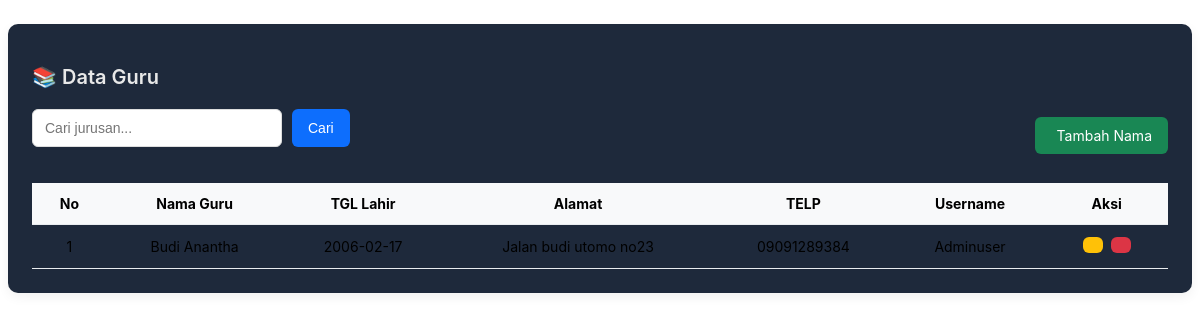
Screenshot of /admin/guru/guru.php with the database file from the repository.
### tables this page shows
CREATE TABLE `guru` (
  `id_guru` int NOT NULL,
  `nama_guru` varchar(100) NOT NULL,
  `tgl_lahir` date NOT NULL,
  `almat` text NOT NULL,
  `telp` varchar(15) NOT NULL,
  `username` varchar(20) NOT NULL,
  `password` varchar(35) NOT NULL
);

### admin/guru/guru.php (the view, shortened to what this page needs)
<?php
include("koneksi.php");
$cari = "";
if (isset($_GET['cari']) && $_GET['cari'] != "") {
    $cari = $_GET['cari'];
    $result = mysqli_query($koneksi, "SELECT * FROM guru
                                      WHERE nama_guru LIKE '%$cari%'
                                         OR username LIKE '%$cari%'
                                      ORDER BY id_guru DESC");
} else {
    $result = mysqli_query($koneksi, "SELECT * FROM guru ORDER BY id_guru DESC");
}
?>
<div class="card">
    <h2>📚 Data Guru</h2>
    <div class="search-add">
        <form method="get" action="">
            <input type="text" name="cari" placeholder="Cari jurusan..." value="<?= htmlspecialchars($cari) ?>">
            <button type="submit" class="btn-search"><i class="fas fa-search"></i> Cari</button>
        </form>
        <a href="admin/guru/guru_tambah.php" class="btn-add"><i class="fas fa-plus"></i> Tambah Nama</a>
    </div>
    <table class="table">
        <thead>
            <tr>
                <th>No</th>
                <th>Nama Guru</th>
                <th>TGL Lahir</th>
                <th>Alamat</th>
                <th>TELP</th>
                <th>Username</th>
                <th>Aksi</th>
            </tr>
        </thead>
        <tbody>
        <?php
        $no = 1;
        if (mysqli_num_rows($result) > 0) {
            while ($row = mysqli_fetch_assoc($result)) { ?>
                <tr>
                    <td><?= $no++ ?></td>
                    <td><?= $row['nama_guru'] ?></td>
                    <td><?= $row['tgl_lahir'] ?></td>
                    <td><?= $row['almat'] ?></td>
                    <td><?= $row['telp'] ?></td>
                    <td><?= $row['username'] ?></td>
                    <td>
                        <a href="admin/guru/guru_edit.php?id=<?= $row['id_guru'] ?>" class="btn-edit"><i class="fas fa-edit"></i></a>
                        <a href="admin/guru/guru_hapus.php?id=<?= $row['id_guru'] ?>"
                           class="btn-delete"
                           onclick="return confirm('Yakin ingin menghapus jurusan ini?')"><i class="fas fa-trash"></i></a>
                    </td>
                </tr>
        <?php }
        } else { ?>
            <tr>
                <td colspan="4" class="text-center text-muted">⚠️ Data tidak ditemukan</td>
            </tr>
        <?php } ?>
        </tbody>
    </table>
</div>

### admin/guru/guru.php (style rules this page uses)
.card { background-color: #1e293b; border-radius: 10px; padding: 24px; box-shadow: 0 4px 12px rgba(0,0,0,0.06); margin-top: 24px; font-family: 'Inter', sans-serif; }
.card h2 { font-size: 20px; font-weight: 600; color: #e8e8e8ff; margin-bottom: 20px; }
.search-add { display: flex; justify-content: space-between; flex-wrap: wrap; align-items: center; margin-bottom: 20px; gap: 12px; }
.search-add form { display: flex; gap: 10px; }
.search-add input[type="text"] { padding: 10px 12px; border: 1px solid #ddd; border-radius: 6px; font-size: 14px; width: 250px; }
.btn-search { background-color: #0d6efd; color: white; border: none; padding: 10px 16px; border-radius: 6px; cursor: pointer; font-size: 14px; transition: 0.2s ease; }
.btn-add { background-color: #198754; color: #fff; padding: 10px 16px; border-radius: 6px; font-size: 14px; text-decoration: none; transition: 0.2s ease; }
.table { width: 100%; border-collapse: collapse; font-size: 14px; }
.table thead { background-color: #f8f9fa; }
.table th, .table td { padding: 12px 16px; border-bottom: 1px solid #e9ecef; text-align: center; }
.btn-edit, .btn-delete { padding: 8px 10px; font-size: 14px; border-radius: 6px; text-decoration: none; margin: 0 2px; display: inline-block; transition: 0.2s ease; }
.btn-edit { background-color: #ffc107; color: #000; }
.btn-delete { background-color: #dc3545; color: #fff; }

### rows the page displays
guru: nama_guru "Budi Anantha", tgl_lahir "2006-02-17", almat "Jalan budi utomo no23", telp "09091289384", username "Adminuser"
